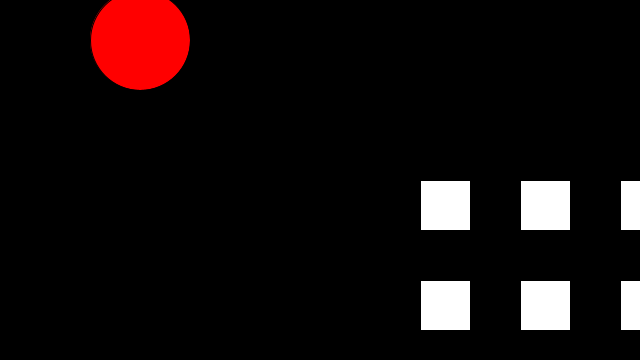
Frame 1 (no input)
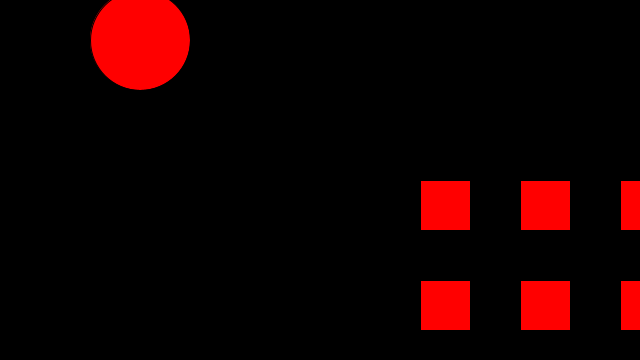
Frame 60 (the mouse pressed at the canvas centre just before this capture)
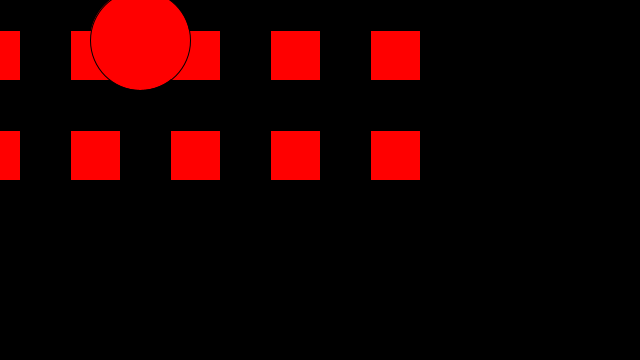
Frame 120 (the mouse held since frame 60 and released just before this capture)

The Processing sketch that drew these frames (run headless with seeded random() and noise(); from frame 60 on, the mouse is pressed at the canvas centre):

// Processing sketch: ejemplo1_transformaciones
// ── ejemplo1_transformaciones.pde
void setup() {
  size(640, 360);
}

void draw() {
  background(0);
  translate(100,0);
  
  pushMatrix();

  translate(width/2, height/2);
  //translate(mouseX, mouseY);
  rotate(map(mouseX, 0, width, 0, TWO_PI));
  for (int i =0; i < 10; i++) {
    for (int j =0; j < 10; j++) {
      rect(i*100, j*100, 50, 50);
    }
  }

  popMatrix();
  fill(255, 0, 0);
  ellipse(40, 40, 100, 100);
}
